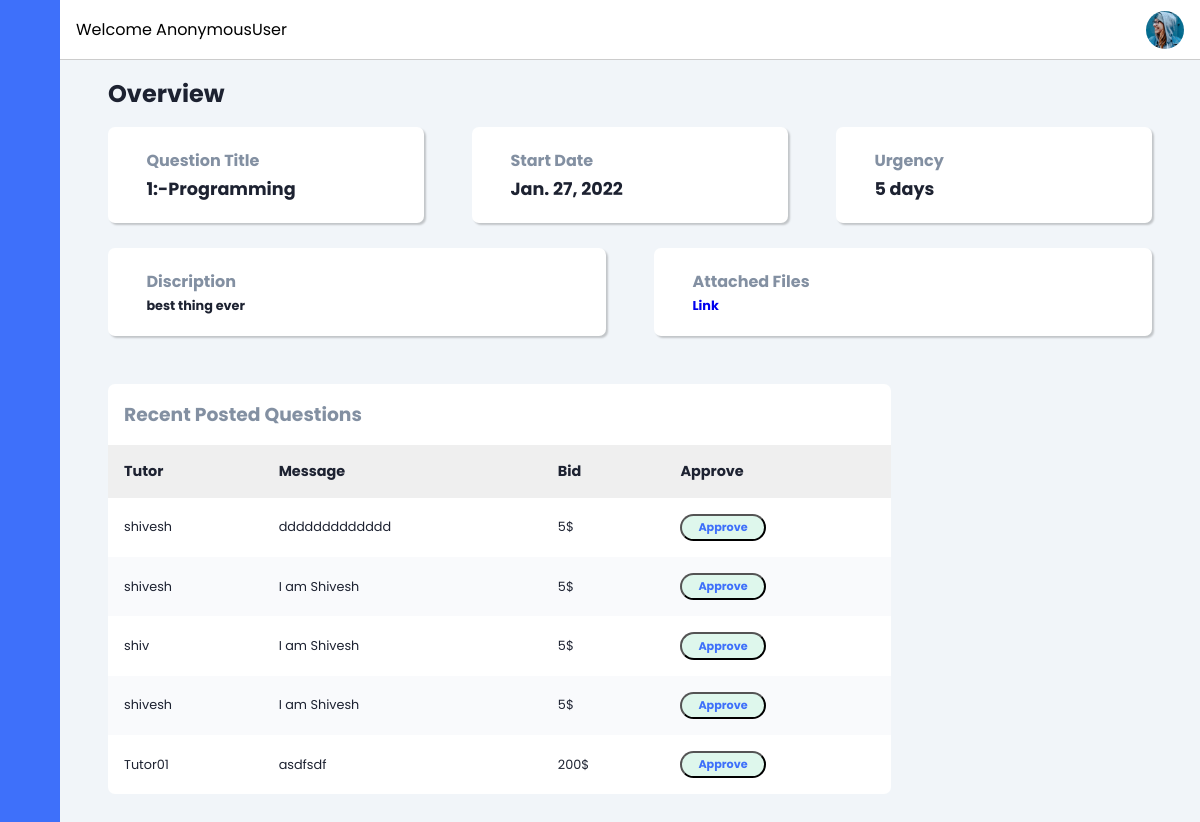
The page /student/1 on the database as committed earlier.
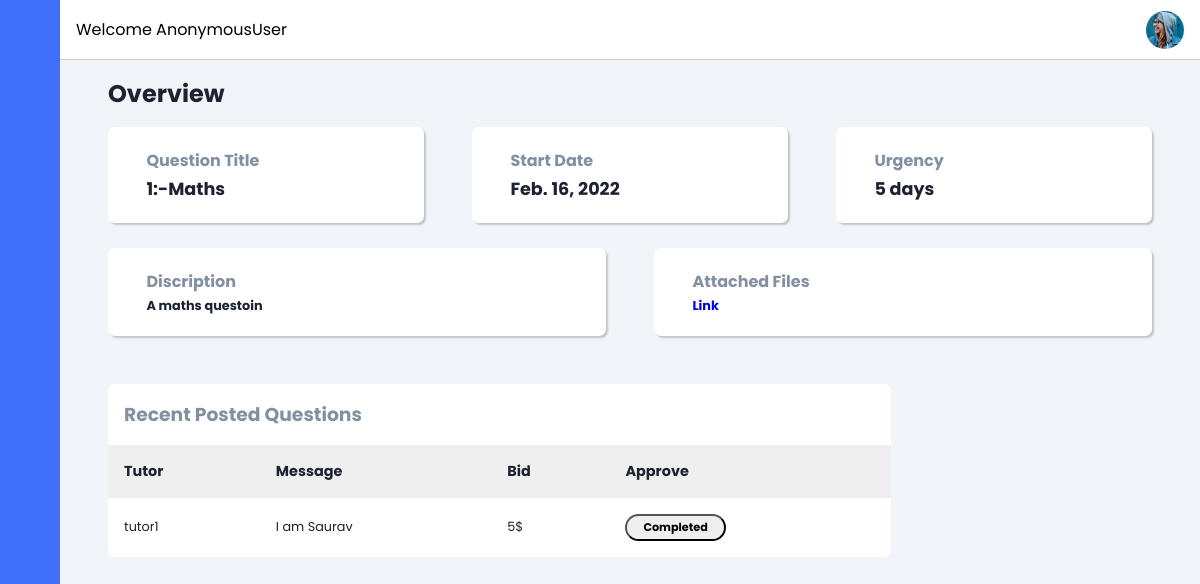
The same page on the database as committed later.
### student/models.py (models this page shows, shortened)
class Bid(models.Model):
    id = models.AutoField(primary_key=True)
    tutor = models.ForeignKey(Tutor, on_delete=models.CASCADE, null=True, blank=True)
    project = models.ForeignKey(Question, on_delete=models.CASCADE, null=True, blank=True)
    is_selected = models.BooleanField(default=False)
    description=models.TextField(max_length=500, null=True)
    cost = models.CharField(max_length=50000, null=True)
    day = models.CharField(max_length=250, null=True)
    rating= models.IntegerField(blank=True,default=5)
    status = models.CharField(max_length=30, choices=COLOR_STATUS, default='Open')
    def __str__(self):
        return str(self.tutor.username) + str(' | ') + str(self.project.id)

class Question(models.Model):
    id = models.AutoField(primary_key=True)
    student = models.ForeignKey(Student, on_delete=models.CASCADE, null=True, blank=True)
    randomly_generated_id = models.UUIDField(unique=True, default=uuid.uuid4, editable=False)
    category = models.CharField(max_length=30, choices=categotry ,default='others')
    urgency= models.CharField(max_length=250, null=True)
    description=models.CharField(max_length=250, null=True)
    upload = models.FileField(upload_to ='static/media/', null=True)
    date = models.DateField(null=True)
    time = models.TimeField(null=True)
    def __str__(self):
        return str(self.category)

class Tutor(models.Model):
    username = models.OneToOneField(User, on_delete=models.CASCADE, null=True, blank=True)
    Education_status = models.CharField(max_length=250, null=True)
    Drive_link = models.URLField(max_length=300)
    Area_of_Expertise = models.CharField(max_length=250, null=True)
    is_verified=models.BooleanField(default=False)

### Learning/views.py (the view)
# urls.py: path("student/<int:myid>", views.stu_bid, name='stu_bid'),
def stu_bid(request, myid):
    que = Question.objects.get(id=myid)
    print(myid)
    bid = Bid.objects.filter(project=que)
    print(bid)
    context = {
        'name': request.user,
        'bid' : bid
    }
    return render(request, 'student/bid.html', context)

### templates/student/bid.html (shortened to what the changed rows need)
<!DOCTYPE html>
{% load static %}
<html lang="en">
<head>
    <link rel="stylesheet" href="https://cdn.jsdelivr.net/gh/lykmapipo/themify-icons@0.1.2/css/themify-icons.css">
    <link rel="stylesheet" href="{% static 'css/bid.css' %}">
</head>
<body>
    <div class="main-content">
        <main>
            <h2 class="dash-title">Overview</h2>
            <div class="dash-cards">
                <div class="card-single">
                    <div class="card-body">
                        <div>
                            <h5>Question Title</h5>
                            <h4>{{bid.0.project.id}}:-{{bid.0.project}}</h4>
                        </div>
                    </div>
                </div>
                <div class="card-single">
                    <div class="card-body">
                        <div>
                            <h5>Start Date</h5>
                            <h4>{{bid.0.project.date}}</h4>
                        </div>
                    </div>
                </div>
                <div class="card-single">
                    <div class="card-body">
                        <div>
                            <h5>Urgency</h5>
                            <h4>{{bid.0.project.urgency}} days</h4>
                        </div>
                    </div>
                </div>
            </div>
            <br>
            <div class="dash-cards2">
                <div class="card-single">
                    <div class="card-body">
                        <div>
                            <h5>Discription</h5>
                            <h4>{{bid.0.project.description}}</h4>
                        </div>
                    </div>
                </div>
            </div>
            <section class="recent">
                <div class="activity-grid">
                    <div class="activity-card">
                        <div class="table-responsive">
                            <table>
                                <thead>
                                    <tr>
                                        <th>Tutor</th>
                                        <th>Message</th>
                                        <th>Bid</th>
                                        <th>Approve</th>
                                    </tr>
                                </thead>
                                <tbody>
                                    {% for b in bid %}
                                    <tr>
                                        <td>{{b.tutor.username}}</td>
                                        <td>{{b.description}}</td>
                                        <td>{{b.cost}}$</td>
                                        <td>{% if b.status == "Open" %}
                                            <button class="badge success btnSelect"  data-hex={{b.tutor.id}} data-hex1={{b.project.id}}>Approve</button>
                                            {%elif b.status == "Progress"%}
                                            <button class="badge success" >Selected</button>
                                            {%elif b.status == "Completed"%}
                                            <button class="badge info" >Completed</button>
                                            {%else%}
                                            <button class="badge warning" >Rejected</button>
                                            {% endif %}
                                        </td>
                                    </tr>
                                    {% endfor %}
                                </tbody>
                            </table>
                        </div>
                    </div>
                    </div>
                </div>
</body>
</html>

Rows that differ between the two databases and show on the page:
removed Bid: project "1", project.category "Programming", project.date "Jan. 27, 2022", project.urgency "5", project.description "best thing ever", tutor.username "shivesh", description "ddddddddddddd", cost "5"
removed Bid: tutor.username "shiv", description "I am Shivesh", cost "5"
removed Bid: tutor.username "shivesh", description "I am Shivesh", cost "5"
removed Bid: tutor.username "Tutor01", description "asdfsdf", cost "200"
changed Bid: tutor.username "shivesh" → "tutor1"; description "I am Shivesh" → "I am Saurav"; status "Approve" → "Completed"
Other text that changed with them:
{{ bid.0.project }}: "Programming" → "Maths"
{{ bid.0.project.date }}: "Jan. 27, 2022" → "Feb. 16, 2022"
{{ bid.0.project.description }}: "best thing ever" → "A maths questoin"
